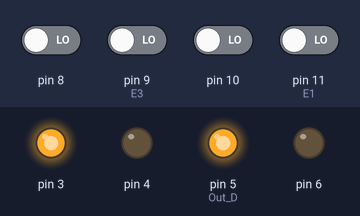
Recording of a sketch running on a simulated Arduino Uno, built with avr-gcc and run on an emulated ATmega328P. On the bench: output pins drawn as LEDs (lit = HIGH). The test bench sets the inputs (shaded band); at power-on: pin 8, pin 9 (E3), pin 10, pin 11 (E1) LOW.

Above: at 1.2 s.
1.3 s: pin 9 (E3) driven HIGH
At 1.6 s:
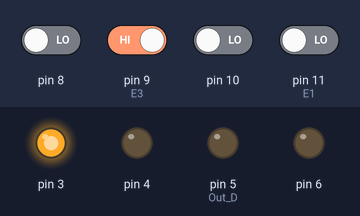
2.8 s: pin 8 driven HIGH
At 4.0 s:
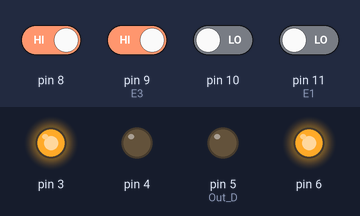
4.3 s: pin 10 driven HIGH
At 5.1 s:
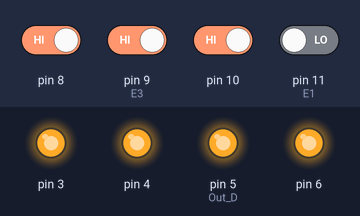
5.8 s: pin 11 (E1) driven HIGH
At 6.2 s:
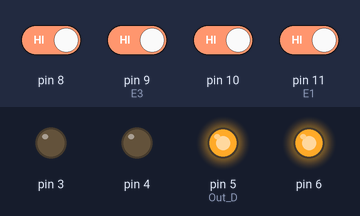
7.3 s: pin 8 driven LOW
At 8.5 s:
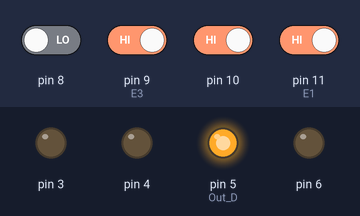
8.8 s: pin 9 (E3) driven LOW
At 9.7 s:
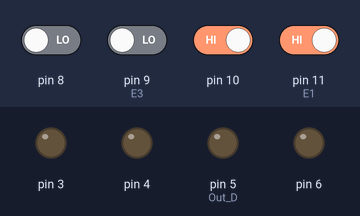
Timing chart, 0 to 11.3 s (numbered marks = the images above; inputs shaded):
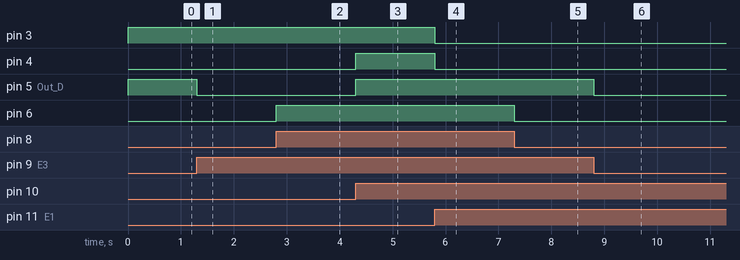

Measured:
- after the input at 1.3 s, pin 5 (Out_D): HIGH → LOW at once
- after the input at 2.8 s, pin 6: LOW → HIGH at once
- after the input at 4.3 s, pin 4, pin 5 (Out_D): LOW → HIGH at once
- after the input at 5.8 s, pin 3, pin 4: HIGH → LOW at once
- after the input at 7.3 s, pin 6: HIGH → LOW at once
- after the input at 8.8 s, pin 5 (Out_D): HIGH → LOW at once

The sketch:

EXCESO3ABCD.ino
```cpp
//Autor:Dario Jorge Iglesias
boolean D,C,B,A,E3,E2,E1,E0;
void setup() {
 pinMode(8,INPUT); pinMode(9,INPUT);//E3, E2
 pinMode(10,INPUT);pinMode(11,INPUT);//E1, E0
 pinMode(6,OUTPUT);pinMode(5,OUTPUT);//Out D,C
 pinMode(4,OUTPUT);pinMode(3,OUTPUT);}//Out B,A
void loop(){
 E3=digitalRead(8);E2=digitalRead(9);//Entradas
 E1=digitalRead(10);E0=digitalRead(11);
 D=(E3&E2)|(E3&E1&E0);
 digitalWrite(6,D);
 C=(!E2&!E1)|(E2&E1&E0)|(E3&E1&!E0);
 digitalWrite(5,C);
 B=(E0 ^ E1);
 digitalWrite(4,B);
 A=(!E1&!E0)|(E1&!E0);
 digitalWrite(3,A);}
```
